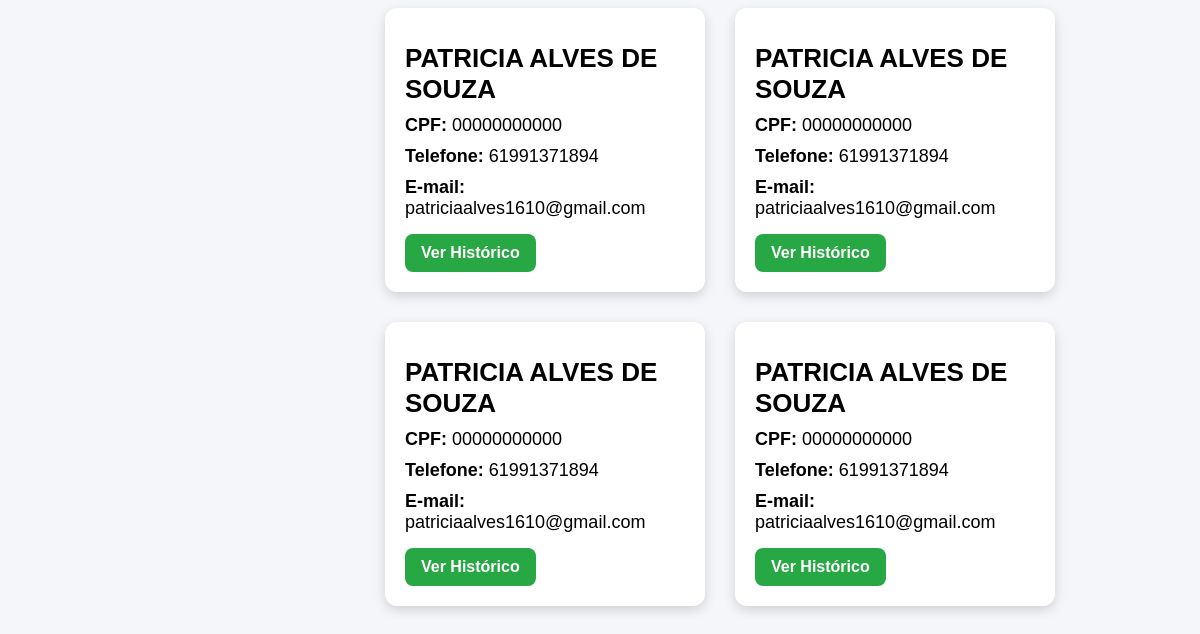
Page /clientes/ (lower part) on the earlier database version.
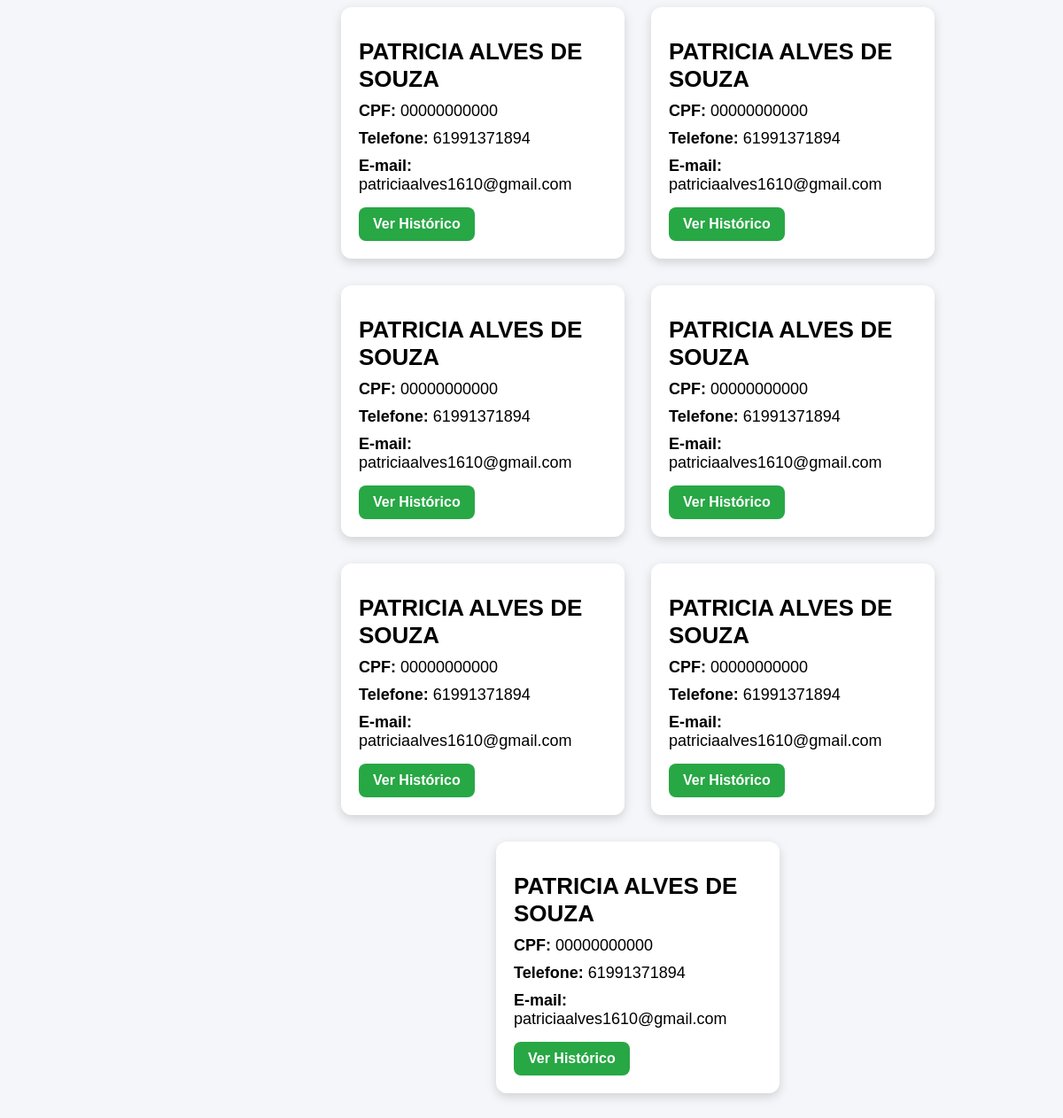
Same page on the later database version.
### catalog/models.py (models this page shows, shortened)
class Cliente(models.Model):
    nome = models.CharField(max_length=100)
    cpf = models.CharField(max_length=14)
    telefone = models.CharField(max_length=20)
    email = models.EmailField()

### catalog/views.py (the view)
# urls.py: path('clientes/',views.clientes_list, name='clientes'),
def clientes_list(request):
    clientes = Cliente.objects.all()
    return render(
        request,
        'catalog/clientes.html',
        {'clientes': clientes}
    )

### library/templates/catalog/clientes.html (shortened to what this page needs)
{% extends 'base.html' %}
{% block content %}
<div class="container-carros">
{% for cliente in clientes %}
<div class="card-carro">
    <div class="nome-carro">
        {{ cliente.nome }}
    </div>
    <div class="info">
        <strong>CPF:</strong>
        {{ cliente.cpf }}
    </div>
    <div class="info">
        <strong>Telefone:</strong>
        {{ cliente.telefone }}
    </div>
    <div class="info">
        <strong>E-mail:</strong>
        {{ cliente.email }}
    </div>
    <a href="{% url 'cliente_detalhes' cliente.id %}"
       class="btn btn-alugar">
        Ver Histórico
    </a>
</div>
{% empty %}
<p>Nenhum cliente cadastrado.</p>
{% endfor %}
</div>
{% endblock %}

Differences in the rows shown:
added Cliente: nome "PATRICIA ALVES DE SOUZA", cpf "00000000000", telefone "61991371894", email "patriciaalves1610@gmail.com"
added Cliente: nome "PATRICIA ALVES DE SOUZA", cpf "00000000000", telefone "61991371894", email "patriciaalves1610@gmail.com"
added Cliente: nome "PATRICIA ALVES DE SOUZA", cpf "00000000000", telefone "61991371894", email "patriciaalves1610@gmail.com"
